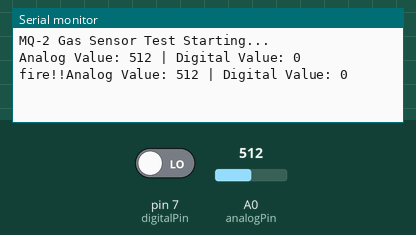
The sketch below on a simulated Arduino Uno, built with avr-gcc and run on an emulated ATmega328P. Shown: the last lines printed to the serial monitor. The test bench sets the inputs (shaded band); at power-on: A0 (analogPin) = 512, pin 7 (digitalPin) LOW.

Above: at 1.8 s.
1.9 s: A0 (analogPin) set to 716
At 2.7 s:
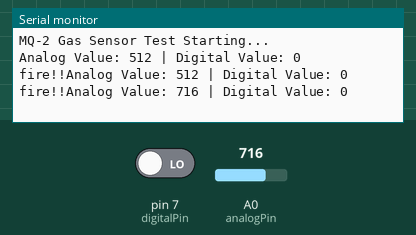
3.4 s: pin 7 (digitalPin) driven HIGH
At 4.7 s:
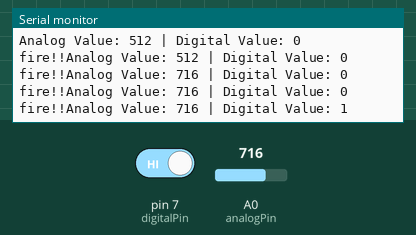
4.9 s: A0 (analogPin) set to 900
At 5.8 s:
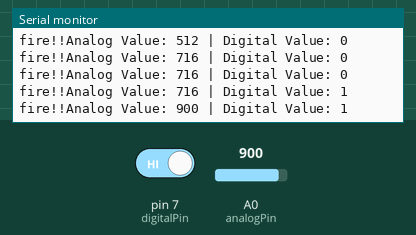
6.4 s: pin 7 (digitalPin) driven LOW
At 7.8 s:
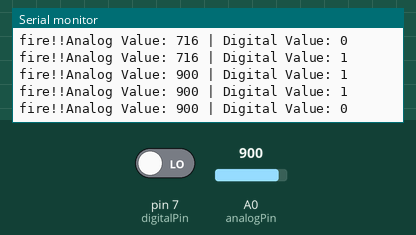
Timing chart, 0 to 8.9 s (numbered marks = the images above; inputs shaded):
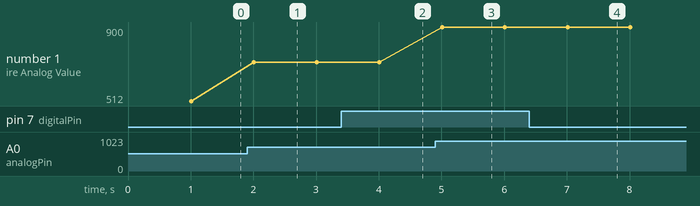

Measured:
- after the input at 1.9 s, the serial monitor: prints a new line after 0.11 s (image 1)
- after the input at 3.4 s, the serial monitor: prints a new line after 0.61 s (image 2)
- after the input at 4.9 s, the serial monitor: prints a new line after 0.11 s (image 3)
- after the input at 6.4 s, the serial monitor: prints a new line after 0.61 s (image 4)
- plotted number 1: 512 → 716 after the input at 1.9 s, 716 → 900 after the input at 4.9 s

The sketch:

gasSensor.ino
```cpp
const int analogPin = A0;   // MQ-2 A0
const int digitalPin = 7;   // MQ-2 D0 (optional)

void setup() {
  Serial.begin(9600);
  pinMode(digitalPin, INPUT);
  Serial.println("MQ-2 Gas Sensor Test Starting...");
}

void loop() {
  int analogValue = analogRead(analogPin);
  int digitalValue = digitalRead(digitalPin);

  Serial.print("Analog Value: ");
  Serial.print(analogValue);

  Serial.print(" | Digital Value: ");
  Serial.println(digitalValue);

  delay(1000);
  if (analogValue >= 80 ) {
    Serial.print("fire!!");
  }
}
```
